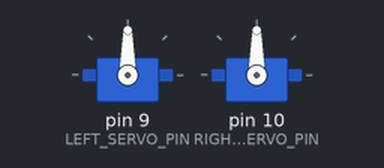
The sketch below on a simulated Arduino Uno, built with avr-gcc and run on an emulated ATmega328P. Shown: 2 × servo.

Above: at 0.05 s.
At 1.5 s:
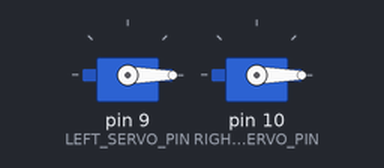
At 3.0 s:
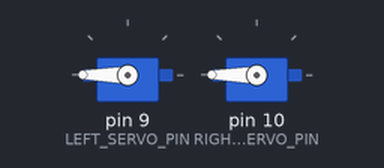
Timing chart, 0 to 6.9 s (numbered marks = the images above):
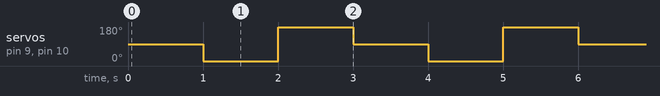

Measured:
- by itself, servo on pin 9 (LEFT_SERVO_PIN), servo on pin 10 (RIGHT_SERVO_PIN): repeats every 3.0 s: 180° 1.0 s, 90° 1.0 s, 0° 1.0 s

The sketch:

TestStandardServos.ino
```cpp
// (licence header left out)
/* --- Headers --- */
#include "SoftwareSerial.h"
#include "stdio.h"
#include "Servo.h"
#define BAUD 9600 // Baud rate (rate of USB data transmission) for the serial monitor
#define LEFT_SERVO_PIN 9 // Digital pin number for left servo
#define RIGHT_SERVO_PIN 10 // Digital pin number for right servo

/* --- Declarations --- */
Servo left_servo;
Servo right_servo;

/* --- Setup --- */
// This runs once whenever the board is reset.
void setup() {

  // Start the servos on their respective pins
  left_servo.attach(LEFT_SERVO_PIN);
  right_servo.attach(RIGHT_SERVO_PIN);

  // Start the serial monitor with the proper baud rate
  Serial.begin(BAUD);

}

/* --- Loop --- */
// This loop runs continously.
void loop() {

  // Set the servos to the center position
  left_servo.write(90);
  right_servo.write(90);
  delay(1000); // wait 1000 milliseconds

  // Set the servos to the full counter clockwise position
  left_servo.write(0);
  right_servo.write(0);
  delay(1000); // wait 1000 milliseconds

  // Set the servos to the full clockwise position
  left_servo.write(180);
  right_servo.write(180);
  delay(1000); // wait 1000 milliseconds

}
```
